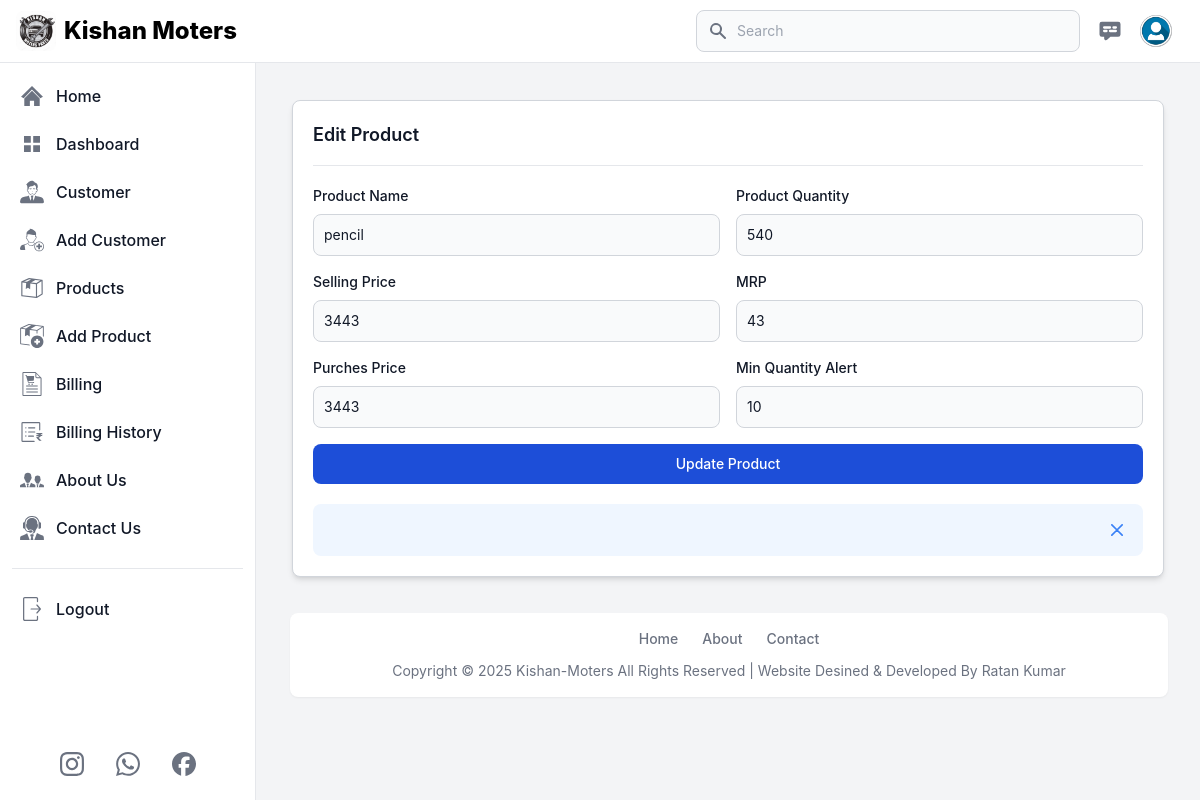
Screenshot of /edit_product/12 (signed in) with the database file from the repository.
### app.py (models this page shows, shortened)
class Products(db.Model):
    id = db.Column(db.Integer, primary_key=True)
    user_id = db.Column(db.Integer, db.ForeignKey('user.id'), nullable=False)
    prod_name = db.Column(db.String(100), nullable=False)
    prod_quantity = db.Column(db.Integer, nullable=False)
    prod_sell_price = db.Column(db.Integer, nullable=False)
    prod_mrp = db.Column(db.Integer, nullable=False)
    prod_buy_price = db.Column(db.Integer, nullable=False)
    prod_min_quantity = db.Column(db.Integer, nullable=False)

### app.py (the view)
@app.route('/edit_product/<int:id>', methods=['GET'])
def edit_product(id):
    if 'email' in session:
        user = User.query.filter_by(email=session['email']).first()
        product = Products.query.filter_by(id=id, user_id=user.id).first()
        messages = Contact_us.query.order_by(Contact_us.id.desc()).all()
        if not product :
            flash('Data not found or you do not have permission to edit this data.', 'error')
            return redirect('/products')
        return render_template('edit_product.html', title='Edit Product', user=user, product=product, messages=messages)
    else:
        flash('You need to login first.', 'error')
        return redirect('/login')

### templates/edit_product.html (shortened to what this page needs)
{% extends 'layout.html' %}
{% block content %}
<main class="p-4 md:ml-64 h-auto pt-20">
    <div class="p-5 m-2 md:m-5 bg-white dark:bg-gray-800 rounded-lg shadow-md border border-gray-300 dark:border-gray-700">
        <div class="flex justify-between items-center pb-4 mb-4 rounded-t border-b sm:mb-5 dark:border-gray-600">
            <h3 class="text-lg font-semibold text-gray-900 dark:text-white">
                {{title}}
            </h3>
        </div>
        <form action="{{ url_for('update_data', id=product.id) }}" method="post">
            <div class="grid gap-4 mb-4 sm:grid-cols-2">
                <div>
                    <label for="Product Name"
                        class="block mb-2 text-sm font-medium text-gray-900 dark:text-white">Product Name</label>
                    <input type="text" name="product_name" id="product_name" value="{{product.prod_name}}"
                        class="bg-gray-50 border border-gray-300 text-gray-900 text-sm rounded-lg focus:ring-primary-600 focus:border-primary-600 block w-full p-2.5 dark:bg-gray-700 dark:border-gray-600 dark:placeholder-gray-400 dark:text-white dark:focus:ring-primary-500 dark:focus:border-primary-500"
                        placeholder="Enter Product Name" required="">
                </div>
                <div>
                    <label for="Product Quantity"
                        class="block mb-2 text-sm font-medium text-gray-900 dark:text-white">Product Quantity</label>
                    <input type="number" name="product_quantity" value="{{product.prod_quantity}}"id="product_quantity"
                        class="bg-gray-50 border border-gray-300 text-gray-900 text-sm rounded-lg focus:ring-primary-600 focus:border-primary-600 block w-full p-2.5 dark:bg-gray-700 dark:border-gray-600 dark:placeholder-gray-400 dark:text-white dark:focus:ring-primary-500 dark:focus:border-primary-500"
                        placeholder="50" required="">
                </div>
                <div>
                    <label for="Selling Price"
                        class="block mb-2 text-sm font-medium text-gray-900 dark:text-white">Selling Price</label>
                    <input type="number" name="selling_price" id="selling_price" value="{{product.prod_sell_price}}"
                        class="bg-gray-50 border border-gray-300 text-gray-900 text-sm rounded-lg focus:ring-primary-600 focus:border-primary-600 block w-full p-2.5 dark:bg-gray-700 dark:border-gray-600 dark:placeholder-gray-400 dark:text-white dark:focus:ring-primary-500 dark:focus:border-primary-500"
                        placeholder="₹550" required="">
                </div>
                <div>
                    <label for="MRP" class="block mb-2 text-sm font-medium text-gray-900 dark:text-white">MRP</label>
                    <input type="number" name="mrp" id="mrp" value="{{product.prod_mrp}}"
                        class="bg-gray-50 border border-gray-300 text-gray-900 text-sm rounded-lg focus:ring-primary-600 focus:border-primary-600 block w-full p-2.5 dark:bg-gray-700 dark:border-gray-600 dark:placeholder-gray-400 dark:text-white dark:focus:ring-primary-500 dark:focus:border-primary-500"
                        placeholder="₹550" required="">
                </div>
                <div>
                    <label for="Purches Price"
                        class="block mb-2 text-sm font-medium text-gray-900 dark:text-white">Purches Price
                    </label>
                    <input type="number" name="purches_price" id="purches_price" value="{{product.prod_buy_price}}"
                        class="bg-gray-50 border border-gray-300 text-gray-900 text-sm rounded-lg focus:ring-primary-600 focus:border-primary-600 block w-full p-2.5 dark:bg-gray-700 dark:border-gray-600 dark:placeholder-gray-400 dark:text-white dark:focus:ring-primary-500 dark:focus:border-primary-500"
                        placeholder="₹550" required="">
                </div>
                <div>
                    <label for="Min Quantity" class="block mb-2 text-sm font-medium text-gray-900 dark:text-white">Min
                        Quantity Alert</label>
                    <input type="number" name="min_quantity" id="min_quantity" value="{{product.prod_min_quantity}}"
                        class="bg-gray-50 border border-gray-300 text-gray-900 text-sm rounded-lg focus:ring-primary-600 focus:border-primary-600 block w-full p-2.5 dark:bg-gray-700 dark:border-gray-600 dark:placeholder-gray-400 dark:text-white dark:focus:ring-primary-500 dark:focus:border-primary-500"
                        placeholder="50" required="">
                </div>
            </div>
            <div class="w-full flex justify-center text-center">
                <button type="submit"
                    class="w-full text-white items-center bg-primary-700 hover:bg-primary-800 focus:ring-4 focus:outline-none focus:ring-primary-300 font-medium rounded-lg text-sm px-5 py-2.5 text-center dark:bg-primary-600 dark:hover:bg-primary-700 dark:focus:ring-primary-800">
                    Update Product
                </button>
            </div>
            <div id="alert-1"
                class="flex items-center p-4 mt-5 text-blue-800 rounded-lg bg-blue-50 dark:bg-gray-900 dark:text-blue-400"
                role="alert">
                <button type="button"
                    class="ms-auto -mx-1.5 -my-1.5 bg-blue-50 text-blue-500 rounded-lg focus:ring-2 focus:ring-blue-400 p-1.5 hover:bg-blue-200 inline-flex items-center justify-center h-8 w-8 dark:bg-gray-800 dark:text-blue-400 dark:hover:bg-gray-700"
                    data-dismiss-target="#alert-1" aria-label="Close">
                    <svg class="w-3 h-3" aria-hidden="true" xmlns="http://www.w3.org/2000/svg" fill="none"
                        viewBox="0 0 14 14">
                        <path stroke="currentColor" stroke-linecap="round" stroke-linejoin="round" stroke-width="2"
                            d="m1 1 6 6m0 0 6 6M7 7l6-6M7 7l-6 6" />
                    </svg>
                </button>
            </div>
        </form>
    </div>
</main>
{% endblock %}

### rows the page displays
Products: product_name "pencil", product_quantity "540", selling_price "3443", mrp "43", purches_price "3443", min_quantity "10"

### other values shown
{{ title }} "Edit Product"
